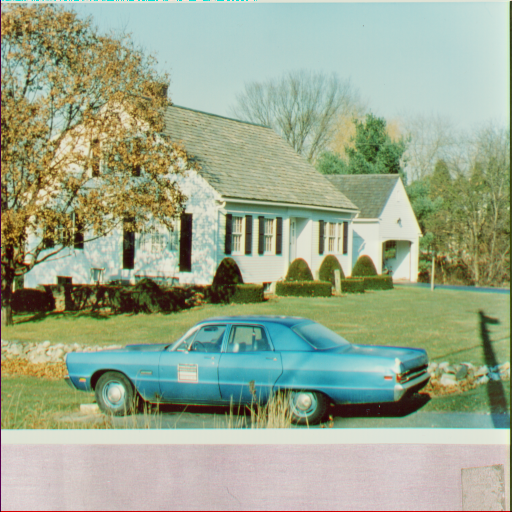
//> input picture HW5/HW5/HW5/source_image/House512.png, 512 x 512 px
$ ./Source   (built with g++ and OpenCV 4)
//> lines starting //> are read from the running program, lines starting //| are printed output that depends on the picture
//> in House512, img is the input picture: 512 rows x 512 cols, CV_8UC3; mean B, G, R 142.2, 168.2, 155.4
#include "iostream"
#include "vector"
#include "cmath"
#include "algorithm"
#include "string"
#include "opencv2/opencv.hpp"

using namespace cv;
using namespace std;

Mat ConvertToGray(Mat img) {
	Mat gray = Mat::zeros(img.size(), CV_8UC1);
	for (int i = 0; i < img.rows; i++) {
		for (int j = 0; j < img.cols; j++) {
			Vec3b rgb = img.at<Vec3b>(i, j);
			gray.at<uchar>(i, j) = 0.3 * rgb[2] + 0.59 * rgb[1] + 0.11 * rgb[0];
		}
	}
	return gray;
}

void SobelEdgeDetection(Mat img, string str) {
//> called with str = "House512"
	int row = img.rows;
//> row = 512
	int col = img.cols;
//> col = 512

	Mat gray = ConvertToGray(img);
//> after the loop in ConvertToGray, `for (int i = 0; i < img.rows; i++)`:
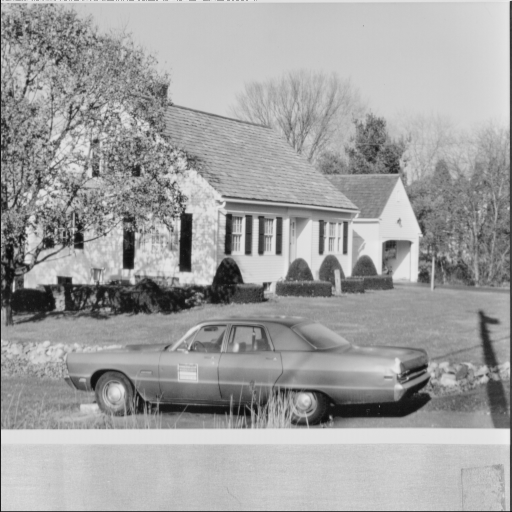
//> gray: 512 rows x 512 cols, CV_8UC1; min 7, max 236, mean 161
	Mat Sobel_Vertical(row, col, CV_8UC1);
	Mat Sobel_Horizontal(row, col, CV_8UC1);
	Mat Sobel(row, col, CV_8UC1);

	int kernel_vertical[3][3] = {
		{-1, -2, -1},
		{ 0,  0,  0},
		{-1,  2,  1}
	};
	int kernel_Horizontal[3][3] = {
		{-1,  0,  1},
		{-2,  0,  2},
		{-1,  0,  1}
	};
	//calculate
	for (int i = 1; i < row - 1; i++) {
		for (int j = 1; j < col - 1; j++) {
			int sum = 0;
			int sum2 = 0;
			for (int k = -1; k <= 1; k++) {
				for (int l = -1; l <= 1; l++) {
					sum += kernel_vertical[k + 1][l + 1] * gray.at<uchar>(i + k, j + l);
					sum2 += kernel_Horizontal[k + 1][l + 1] * gray.at<uchar>(i + k, j + l);
				}
			}
			Sobel_Vertical.at<uchar>(i, j) = saturate_cast<uchar>(sum);
			Sobel_Horizontal.at<uchar>(i, j) = saturate_cast<uchar>(sum2);
		}
	}
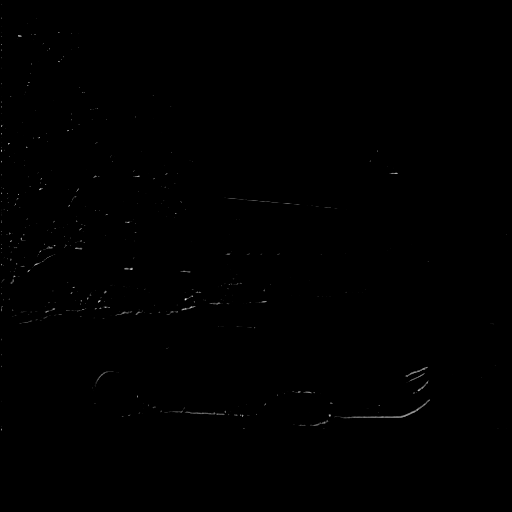
//> Sobel_Vertical: 512 rows x 512 cols, CV_8UC1; min 0, max 229, mean 0.4
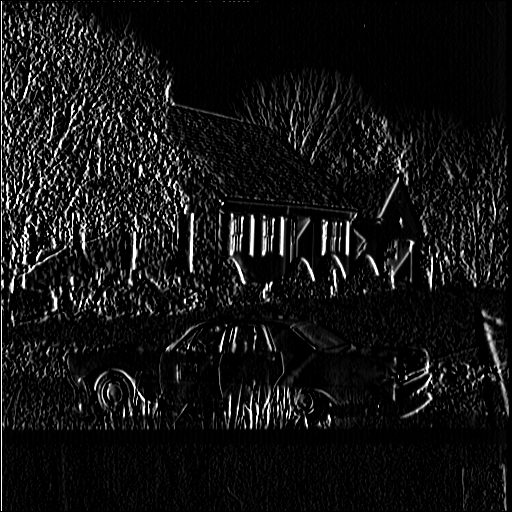
//> Sobel_Horizontal: 512 rows x 512 cols, CV_8UC1; min 0, max 255, mean 20.1
	add(abs(Sobel_Vertical), abs(Sobel_Horizontal), Sobel);
	imwrite("output/" + str + "/SobelEdgeDetection/" + str + "_SobelVertical.png", Sobel_Vertical);
	imwrite("output/" + str + "/SobelEdgeDetection/" + str + "_SobelHorizontal.png", Sobel_Horizontal);
	imwrite("output/" + str + "/SobelEdgeDetection/" + str + "_Sobel.png", Sobel);
}

void PrewittEdgeDetection(Mat img, string str) {
//> called with str = "House512"
	int row = img.rows;
//> row = 512
	int col = img.cols;
//> col = 512

	Mat gray = ConvertToGray(img);
	int kernel_vertical[3][3] = {
		{-1, -1, -1},
		{ 0,  0,  0},
		{ 1,  1,  1}
	};
	int kernel_Horizontal[3][3] = {
		{-1,  0,  1},
		{-1,  0,  1},
		{-1,  0,  1}
	};

	Mat Prewitt_Vertical(row, col, CV_8UC1);
	Mat Prewitt_Horizontal(row, col, CV_8UC1);
	Mat Prewitt(row, col, CV_8UC1);
	//calculate
	for (int i = 1; i < row - 1; i++) {
		for (int j = 1; j < col - 1; j++) {
			int sum = 0;
			int sum2 = 0;
			for (int k = -1; k <= 1; k++) {
				for (int l = -1; l <= 1; l++) {
					sum += kernel_vertical[k + 1][l + 1] * gray.at<uchar>(i + k, j + l);
					sum2 += kernel_Horizontal[k + 1][l + 1] * gray.at<uchar>(i + k, j + l);
				}
			}
			Prewitt_Vertical.at<uchar>(i, j) = saturate_cast<uchar>(sum);
			Prewitt_Horizontal.at<uchar>(i, j) = saturate_cast<uchar>(sum2);
		}
	}
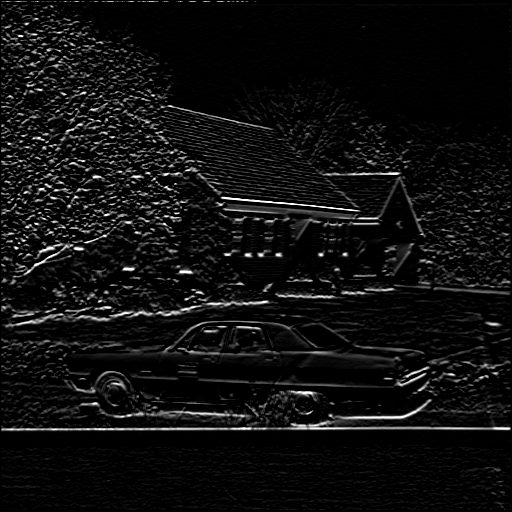
//> Prewitt_Vertical: 512 rows x 512 cols, CV_8UC1; min 0, max 255, mean 15.4
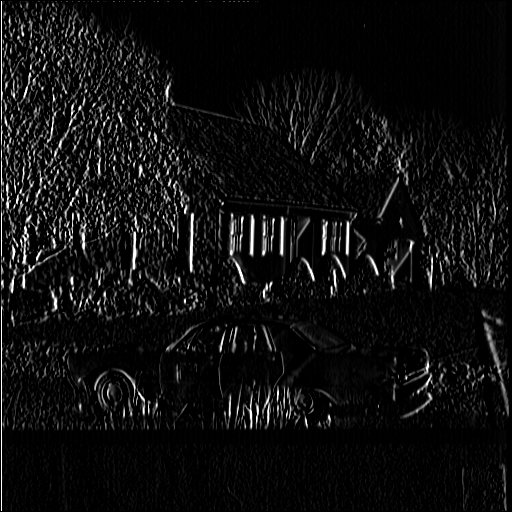
//> Prewitt_Horizontal: 512 rows x 512 cols, CV_8UC1; min 0, max 255, mean 15.3

	add(abs(Prewitt_Vertical), abs(Prewitt_Horizontal), Prewitt);
	imwrite("output/" + str + "/PrewittEdgeDetection/" + str + "_PrewittVertical.png", Prewitt_Vertical);
	imwrite("output/" + str + "/PrewittEdgeDetection/" + str + "_PrewittHorizontal.png", Prewitt_Horizontal);
	imwrite("output/" + str + "/PrewittEdgeDetection/" + str + "_Prewitt.png", Prewitt);
}

void LaplacianEdgeDetection(Mat img, string str) {
//> called with str = "House512"
	int row = img.rows;
//> row = 512
	int col = img.cols;
//> col = 512

	Mat gray = ConvertToGray(img);

	int kernel[3][3] = {
		{0,  1,  0},
		{1, -4,  1},
		{0,  1,  0}
	};
	int kernel2[3][3] = {
		{1,  1,  1},
		{1, -8,  1},
		{1,  1,  1}
	};

	Mat laplacian4(row, col, CV_8UC1);
	Mat laplacian8(row, col, CV_8UC1);
	//calculate
	for (int i = 1; i < row - 1; i++) {
		for (int j = 1; j < col - 1; j++) {
			int sum = 0;
			int sum2 = 0;
			for (int k = -1; k <= 1; k++) {
				for (int l = -1; l <= 1; l++) {
					sum += kernel[k + 1][l + 1] * gray.at<uchar>(i + k, j + l);
					sum2 += kernel2[k + 1][l + 1] * gray.at<uchar>(i + k, j + l);
				}
			}
			laplacian4.at<uchar>(i, j) = saturate_cast<uchar>(sum);
			laplacian8.at<uchar>(i, j) = saturate_cast<uchar>(sum2);
		}
	}
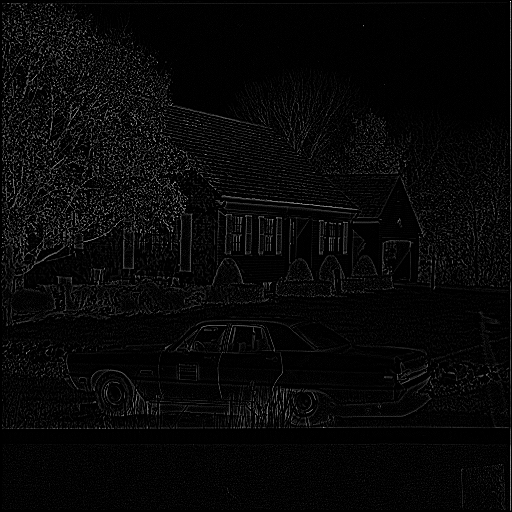
//> laplacian4: 512 rows x 512 cols, CV_8UC1; min 0, max 255, mean 7.9
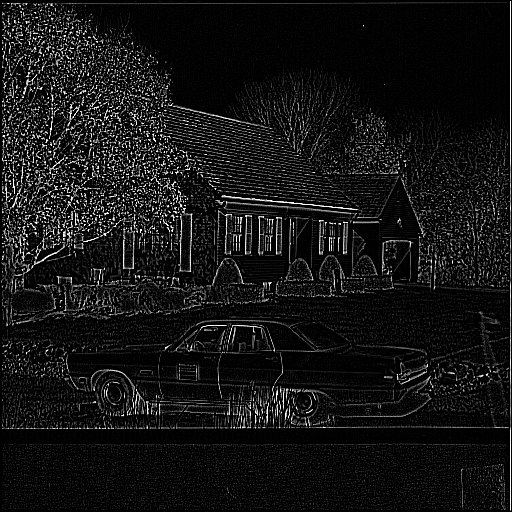
//> laplacian8: 512 rows x 512 cols, CV_8UC1; min 0, max 255, mean 20.1
	imwrite("output/" + str + "/LaplacianEdgeDetection/" + str + "_Laplacian4.png", laplacian4);
	imwrite("output/" + str + "/LaplacianEdgeDetection/" + str + "_Laplacian8.png", laplacian8);
}

void House512() {
	Mat img = imread("source_image/House512.png");
	string name = "House512";
	SobelEdgeDetection(img, name);
	PrewittEdgeDetection(img, name);
	LaplacianEdgeDetection(img, name);
}

// [21 lines left out: functions Lena, Mandrill, main, not called in this run]

// added to run one function of the file
int main() { House512(); }
